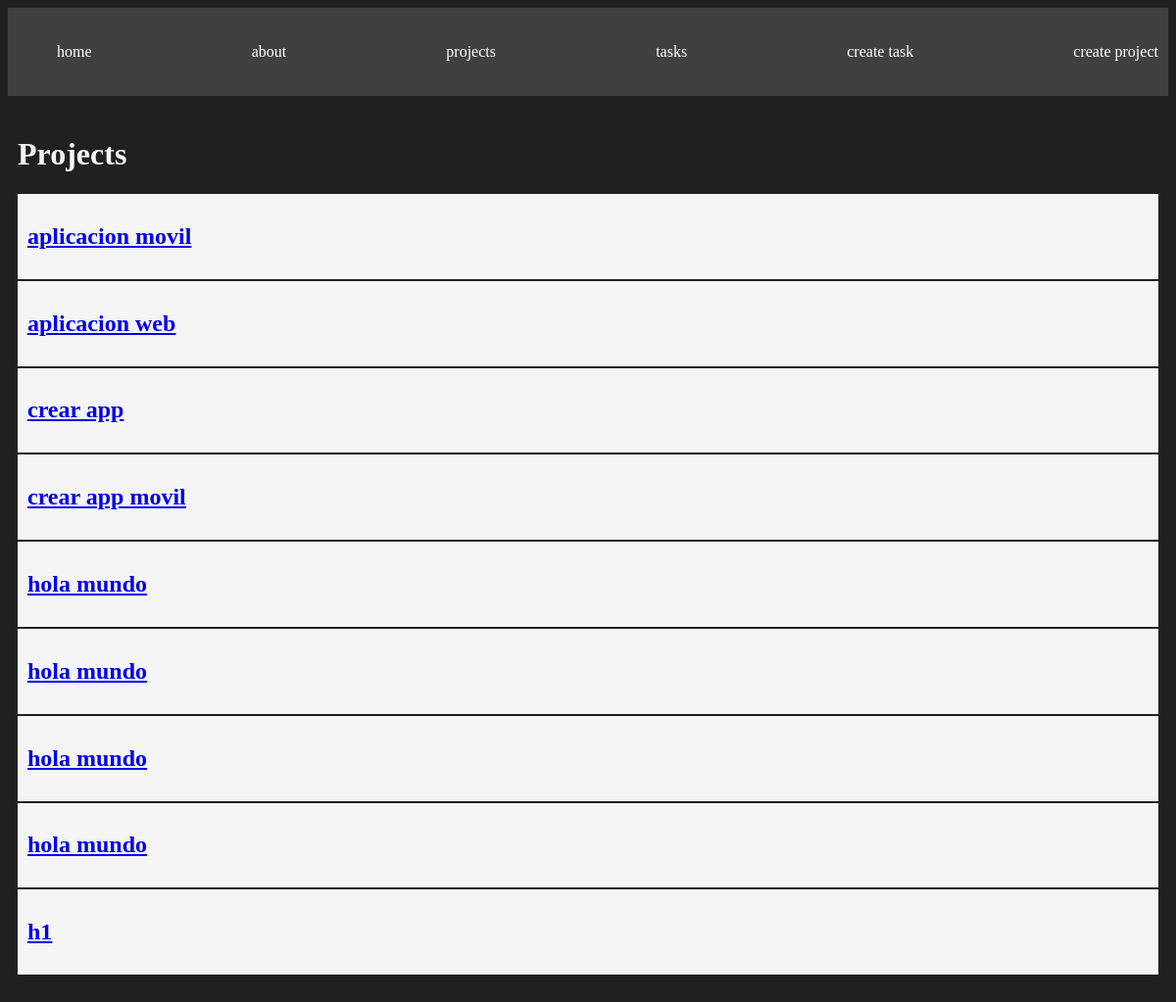
/projects/, run on the app's committed database.
### myapp/models.py (models this page shows, shortened)
class Project(models.Model):
    name = models.CharField(max_length=200)

### myapp/views.py (the view)
# urls.py: path('projects/', views.projects, name='projects'),
def projects(request):
    projects = Project.objects.all()
    return render(request, 'projects/projects.html',{
        'projects':projects
    })

### myapp/templates/projects/projects.html (shortened to what this page needs)
<!DOCTYPE html>
<html lang="en">
<head>
</head>
<body>
    {% extends 'layouts/base.html' %}
    {% block content %}
    <h1>Projects</h1>
    {% for project in projects %}
    <article class="card">
        <a href="{% url 'project_detail' project.id %}">
            <h1>{{project.name}}</h1>
        </a>
    </article>
    {% endfor %}
    {% endblock %}

### myapp/templates/layouts/base.html (shortened to what this page needs)
{% load static %}
<!DOCTYPE html>
<html lang="en">
<head>
    <link rel="stylesheet" href="{% static 'styles/main.css' %}">
</head>
<body>
    <nav class="navbar container">
        <ul>
            <li><a href="{% url 'index' %}">home</a></li>
            <li><a href="{% url 'about' %}">about</a></li>
            <li><a href="{% url 'projects' %}">projects</a></li>
            <li><a href="{% url 'tasks' %}">tasks</a></li>
            <li><a href="{% url 'create_task' %}">create task</a></li>
            <li><a href="{% url 'create_project' %}">create project</a></li>
        </ul>
    </nav>
    <main class="container">
        {% block content %}
        {% endblock %}
    </main>
</body>
</html>

### myapp/static/styles/main.css (style rules this page uses)
body { background: #202020; color: whitesmoke; }
.navbar { background: #404040; padding: 5px 0; }
.navbar ul { display: flex; justify-content: space-between; }
.navbar ul li { list-style: none; }
.navbar ul li a { color: white; text-decoration: none; }
.container { max-width: 1200px; margin: auto; padding: 20px 10px; }
.card { background: whitesmoke; color: black; padding: 10px; margin-bottom: 2px; }

### data on the page
Project: name "aplicacion movil"
Project: name "aplicacion web"
Project: name "crear app"
Project: name "crear app movil"
Project: name "hola mundo"
Project: name "hola mundo"
Project: name "hola mundo"
Project: name "hola mundo"
Project: name "h1"
